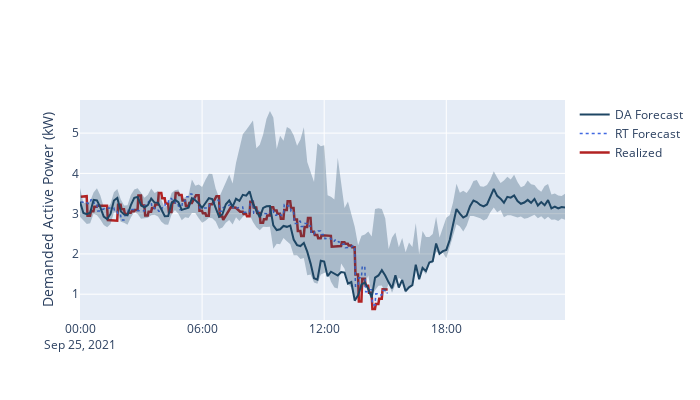
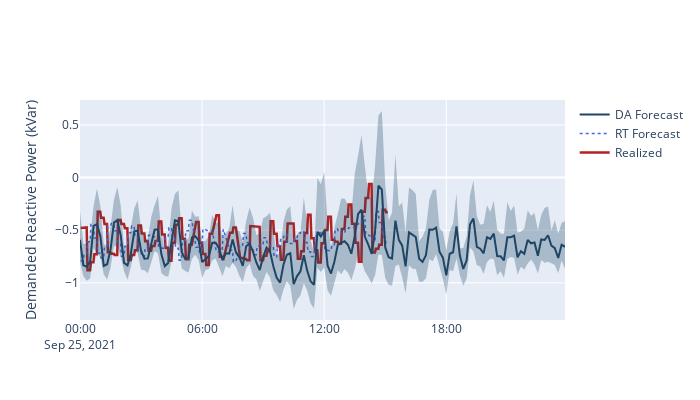
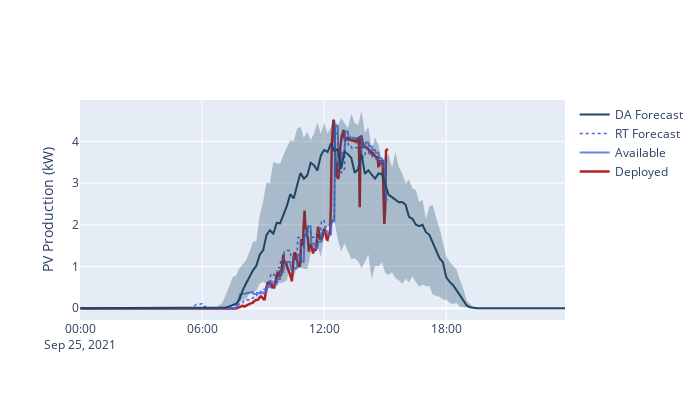
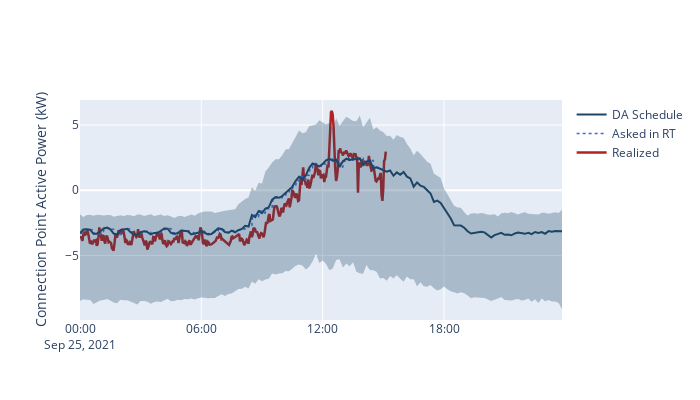

Notebook code cell kept with these figures, in order:
### Code cell
if mode == 'sim':
    # Demanded active power
    MAEP = MAEP_func(result_p_dm[0, :], pdem_lag, date, False)
    print('DA Forecast, MAE (kW):', MAEP)
    MAEP = MAEP_func(pdem_for, pdem_lag, date, True)
    print('RT Forecast, MAE (kW):', MAEP)
    figuring(x, result_p_dm, 'DP', date, [], pdem_for, pdem_lag)
    # Demanded reactive power
    MAEP = MAEP_func(result_q_dm[0, :], qdem_lag, date, False)
    print('DA Forecast, MAE (kVar):', MAEP)
    MAEP = MAEP_func(qdem_for, qdem_lag, date, True)
    print('RT Forecast, MAE (kVar):', MAEP)
    figuring(x, result_q_dm, 'DQ', date, [], qdem_for, qdem_lag)
    # PV production
    MAEP = MAEP_func(result_p_pv[0, :], pvmax_lag, date, False)
    print('DA Forecast, MAE (kW):', MAEP)
    MAEP = MAEP_func(pvmax_for, pvmax_lag, date, True)
    print('RT Forecast, MAE (kW):', MAEP)
    figuring(x, result_p_pv, 'PV', date, pvmax_lag, pvmax_for, pv_sim)
    # ConnectionPoint P
    MAEP = MAEP_func(asked_P, fp_sim, date, True)
    print('Deviation, MAE (kW):', MAEP)
    figuring(x, np.array([P_SC, RPP_SC, RPN_SC]), 'FP', date_p, [], asked_P, fp_sim)
    # ConnectionPoint Q
    MAEP = MAEP_func(asked_Q, fq_sim, date, True)
    print('Deviation, MAE (kW):', MAEP)
    figuring(x, np.array([Q_SC, RQP_SC, RQN_SC]), 'FQ', date_q, [], asked_Q, fq_sim)
elif mode == 'lab':
    # Demanded active power
    MAEP = MAEP_func(result_p_dm[0, :], pdem_lag, date, False)
    print('DA Forecast, MAE (kW):', MAEP)
    MAEP = MAEP_func(pdem_for, pdem_lag, date, True)
    print('RT Forecast, MAE (kW):', MAEP)
    figuring(x, result_p_dm, 'DP', date, [], pdem_for, pdem_lag)
    # Demanded reactive power
    MAEP = MAEP_func(result_q_dm[0, :], qdem_lag, date, False)
    print('DA Forecast, MAE (kVar):', MAEP)
    MAEP = MAEP_func(qdem_for, qdem_lag, date, True)
    print('RT Forecast, MAE (kVar):', MAEP)
    figuring(x, result_q_dm, 'DQ', date, [], qdem_for, qdem_lag)
    # PV production
    MAEP = MAEP_func(result_p_pv[0, :], pvmax_lag, date, False)
    print('DA Forecast, MAE (kW):', MAEP)
    MAEP = MAEP_func(pvmax_for, pvmax_lag, date, True)
    print('RT Forecast, MAE (kW):', MAEP)
    figuring(x, result_p_pv, 'PV', date, pvmax_lag, pvmax_for, pv_real)
    # ConnectionPoint P
    MAEP = MAEP_func(asked_P, fp_real, date, True)
    print('Deviation, MAE (kW):', MAEP)
    figuring(x, np.array([P_SC, RPP_SC, RPN_SC]), 'FP', date_p, [], asked_P, fp_real)
    # ConnectionPoint Q
    MAEP = MAEP_func(asked_Q, fq_real, date, True)
    print('Deviation, MAE (kW):', MAEP)
    figuring(x, np.array([Q_SC, RQP_SC, RQN_SC]), 'FQ', date_q, [], asked_Q, fq_real)
# SoC
# MAEP = MAEP_func(SOC_dersired, SOC_real, date, False)
# print('Deviation, MAE (kW):', MAEP)
SOC_pos = [result_SOC[1]*result_SOC[0]] * 144
SOC_pos = [max([SOC_pos[ii], 90 - SOC_dersired[ii]]) for ii in range(144)]
SOC_neg = [result_SOC[2]*result_SOC[0]] * 144
SOC_neg = [max([SOC_neg[ii], SOC_dersired[ii] - 10]) for ii in range(144)]
figuring(x, np.array([SOC_dersired, SOC_pos, SOC_neg]),
         'SOC', date_SOC, [], [], SOC_real)

# figuring(x, np.array([[],[],[]]), 'SP', date, [], [], bat_P_sp)#%%
# figuring(x, np.array([[],[],[]]), 'SP', date, [], [], bat_Q_sp)#%%

# %%HTML
# <script>
#     function luc21893_refresh_cell(cell) {
#         if( cell.luc21893 ) return;
#         cell.luc21893 = true;
#         console.debug('New code cell found...' );
#
#         var div = document.createElement('DIV');
#         cell.parentNode.insertBefore( div, cell.nextSibling );
#         div.style.textAlign = 'right';
#         var a = document.createElement('A');
#         div.appendChild(a);
#         a.href='#'
#         a.luc21893 = cell;
#         a.setAttribute( 'onclick', "luc21893_toggle(this); return false;" );
#
#         cell.style.visibility='hidden';
#         cell.style.position='absolute';
#         a.innerHTML = '[show code]';
#     }
#     function luc21893_refresh() {
#         if( document.querySelector('.code_cell .input') == null ) {
#             // it apeears that I am in a exported html
#             // hide this code
#             var codeCells = document.querySelectorAll('.jp-InputArea')
#             codeCells[0].style.visibility = 'hidden';
#             codeCells[0].style.position = 'absolute';
#             for( var i = 1; i < codeCells.length; i++ ) {
#                 luc21893_refresh_cell(codeCells[i].parentNode)
#             }
#             window.onload = luc21893_refresh;
#         }
#         else {
#             // it apperas that I am in a jupyter editor
#             var codeCells = document.querySelectorAll('.code_cell .input')
#             for( var i = 0; i < codeCells.length; i++ ) {
#                 luc21893_refresh_cell(codeCells[i])
#             }
#             window.setTimeout( luc21893_refresh, 1000 )
#         }
#     }
#
#     function luc21893_toggle(a) {
#         if( a.luc21893.style.visibility=='hidden' ) {
#             a.luc21893.style.visibility='visible';
#             a.luc21893.style.position='';
#             a.innerHTML = '[hide code]';
#         }
#         else {
#             a.luc21893.style.visibility='hidden';
#             a.luc21893.style.position='absolute';
#             a.innerHTML = '[show code]';
#         }
#     }
#
#     luc21893_refresh()
# </script>

### Figure 1 — Plotly figure (JSON) as saved in the notebook; plotly's stock layout.template omitted (floating-point values rounded to 4 significant figures; data arrays with more than 128 entries replaced by an {"elided": "..."} marker saying what was removed)
{"data": [{"line": {"color": "firebrick", "width": 2.5}, "mode": "lines", "name": "Realized", "type": "scatter", "x": {"elided": "344 str values"}, "y": {"elided": "344 float values"}}, {"line": {"color": "rgba(65, 105, 225, 0.8)", "width": 2}, "mode": "lines", "name": "", "type": "scatter", "x": [], "y": []}, {"line": {"color": "royalblue", "dash": "dot", "width": 1.5}, "mode": "lines", "name": "RT Forecast", "type": "scatter", "x": {"elided": "344 str values"}, "y": {"elided": "344 float values"}}, {"line": {"width": 0}, "marker": {"color": "rgba(30, 70, 100, 0.3)"}, "mode": "lines", "name": "Upper Bound", "showlegend": false, "type": "scatter", "x": {"elided": "144 str values"}, "y": {"elided": "144 float values"}}, {"fill": "tonexty", "fillcolor": "rgba(30, 70, 100, 0.3)", "line": {"width": 0}, "marker": {"color": "#444"}, "mode": "lines", "name": "Lower Bound", "showlegend": false, "type": "scatter", "x": {"elided": "144 str values"}, "y": {"elided": "144 float values"}}, {"line": {"color": "rgb(30, 70, 100)"}, "name": "DA Forecast", "type": "scatter", "x": {"elided": "144 str values"}, "y": {"elided": "144 float values"}}], "layout": {"height": 400, "hovermode": "x", "width": 700, "yaxis": {"title": {"text": "Demanded Active Power (kW)"}}}}

### Figure 2 — Plotly figure (JSON) as saved in the notebook; plotly's stock layout.template omitted (floating-point values rounded to 4 significant figures; data arrays with more than 128 entries replaced by an {"elided": "..."} marker saying what was removed)
{"data": [{"line": {"color": "firebrick", "width": 2.5}, "mode": "lines", "name": "Realized", "type": "scatter", "x": {"elided": "344 str values"}, "y": {"elided": "344 float values"}}, {"line": {"color": "rgba(65, 105, 225, 0.8)", "width": 2}, "mode": "lines", "name": "", "type": "scatter", "x": [], "y": []}, {"line": {"color": "royalblue", "dash": "dot", "width": 1.5}, "mode": "lines", "name": "RT Forecast", "type": "scatter", "x": {"elided": "344 str values"}, "y": {"elided": "344 float values"}}, {"line": {"width": 0}, "marker": {"color": "rgba(30, 70, 100, 0.3)"}, "mode": "lines", "name": "Upper Bound", "showlegend": false, "type": "scatter", "x": {"elided": "144 str values"}, "y": {"elided": "144 float values"}}, {"fill": "tonexty", "fillcolor": "rgba(30, 70, 100, 0.3)", "line": {"width": 0}, "marker": {"color": "#444"}, "mode": "lines", "name": "Lower Bound", "showlegend": false, "type": "scatter", "x": {"elided": "144 str values"}, "y": {"elided": "144 float values"}}, {"line": {"color": "rgb(30, 70, 100)"}, "name": "DA Forecast", "type": "scatter", "x": {"elided": "144 str values"}, "y": {"elided": "144 float values"}}], "layout": {"height": 400, "hovermode": "x", "width": 700, "yaxis": {"title": {"text": "Demanded Reactive Power (kVar)"}}}}

### Figure 3 — Plotly figure (JSON) as saved in the notebook; plotly's stock layout.template omitted (floating-point values rounded to 4 significant figures; data arrays with more than 128 entries replaced by an {"elided": "..."} marker saying what was removed)
{"data": [{"line": {"color": "firebrick", "width": 2.5}, "mode": "lines", "name": "Deployed", "type": "scatter", "x": {"elided": "344 str values"}, "y": {"elided": "344 float values"}}, {"line": {"color": "rgba(65, 105, 225, 0.8)", "width": 2}, "mode": "lines", "name": "Available", "type": "scatter", "x": {"elided": "344 str values"}, "y": {"elided": "344 float values"}}, {"line": {"color": "royalblue", "dash": "dot", "width": 1.5}, "mode": "lines", "name": "RT Forecast", "type": "scatter", "x": {"elided": "344 str values"}, "y": {"elided": "344 float values"}}, {"line": {"width": 0}, "marker": {"color": "rgba(30, 70, 100, 0.3)"}, "mode": "lines", "name": "Upper Bound", "showlegend": false, "type": "scatter", "x": {"elided": "144 str values"}, "y": {"elided": "144 float values"}}, {"fill": "tonexty", "fillcolor": "rgba(30, 70, 100, 0.3)", "line": {"width": 0}, "marker": {"color": "#444"}, "mode": "lines", "name": "Lower Bound", "showlegend": false, "type": "scatter", "x": {"elided": "144 str values"}, "y": {"elided": "144 float values"}}, {"line": {"color": "rgb(30, 70, 100)"}, "name": "DA Forecast", "type": "scatter", "x": {"elided": "144 str values"}, "y": {"elided": "144 float values"}}], "layout": {"height": 400, "hovermode": "x", "width": 700, "yaxis": {"title": {"text": "PV Production (kW)"}}}}

### Figure 4 — Plotly figure (JSON) as saved in the notebook; plotly's stock layout.template omitted (floating-point values rounded to 4 significant figures; data arrays with more than 128 entries replaced by an {"elided": "..."} marker saying what was removed)
{"data": [{"line": {"color": "firebrick", "width": 2.5}, "mode": "lines", "name": "Realized", "type": "scatter", "x": {"elided": "344 str values"}, "y": {"elided": "344 float values"}}, {"line": {"color": "rgba(65, 105, 225, 0.8)", "width": 2}, "mode": "lines", "name": "", "type": "scatter", "x": [], "y": []}, {"line": {"color": "royalblue", "dash": "dot", "width": 1.5}, "mode": "lines", "name": "Asked in RT", "type": "scatter", "x": {"elided": "344 str values"}, "y": {"elided": "344 float values"}}, {"line": {"width": 0}, "marker": {"color": "rgba(30, 70, 100, 0.3)"}, "mode": "lines", "name": "Upper Bound", "showlegend": false, "type": "scatter", "x": {"elided": "144 str values"}, "y": {"elided": "144 float values"}}, {"fill": "tonexty", "fillcolor": "rgba(30, 70, 100, 0.3)", "line": {"width": 0}, "marker": {"color": "#444"}, "mode": "lines", "name": "Lower Bound", "showlegend": false, "type": "scatter", "x": {"elided": "144 str values"}, "y": {"elided": "144 float values"}}, {"line": {"color": "rgb(30, 70, 100)"}, "name": "DA Schedule", "type": "scatter", "x": {"elided": "144 str values"}, "y": {"elided": "144 float values"}}], "layout": {"height": 400, "hovermode": "x", "width": 700, "yaxis": {"title": {"text": "Connection Point Active Power (kW)"}}}}
